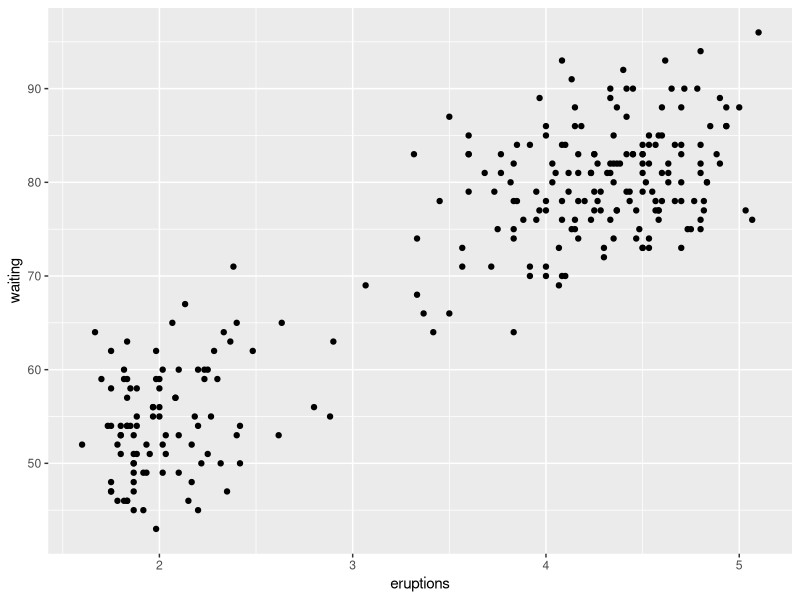
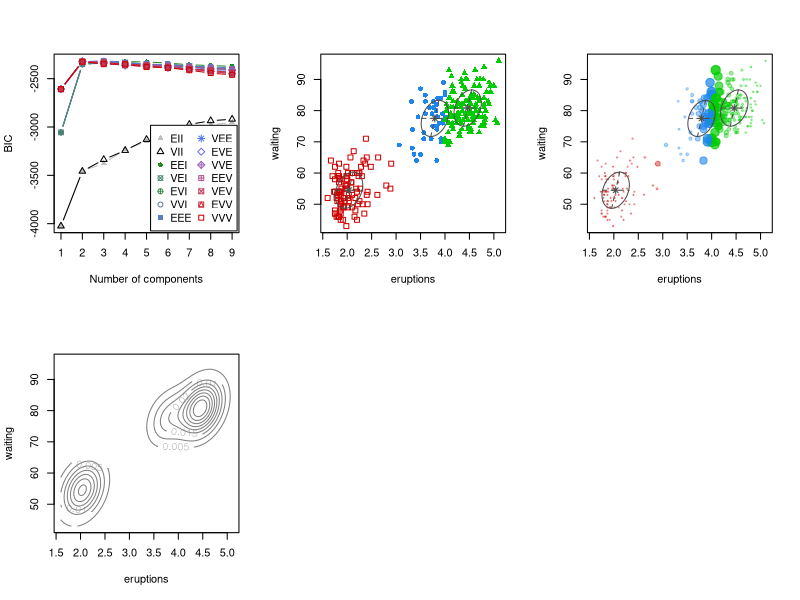

Here is the R script that generated these plots, in order:
## ----first, include=FALSE, purl=TRUE, message=FALSE----------------------
# This code chunk contains R code already described in the previous chapters
# that is required by following examples

## Datasets from packages
# none

## other datasets used
# faithful

#############################
## packages needed: mclust ##
#############################

## ----message=FALSE-------------------------------------------------------
require(mclust)
require(ggplot2)

## ----02g-plotanalysisff--------------------------------------------------
ggp <- ggplot(data=faithful, mapping = aes(x=eruptions, y= waiting)) +
  geom_point()
print(ggp)

faithfulMclust <- Mclust(faithful)
summary(faithfulMclust)

## ----02g-analysissumwithparsff-------------------------------------------
summary(faithfulMclust, parameters = TRUE)

## ----02g-plotsff, fig.height=8,fig.width=10------------------------------
op <- par(mfrow = c(2, 3))
plot(faithfulMclust, what = "BIC")
plot(faithfulMclust, what = "classification")
plot(faithfulMclust, what = "uncertainty")
plot(faithfulMclust, what = "density")
par(op)

## ----02g-helpff, eval=FALSE----------------------------------------------
## ?mclustModelNames

## ----02g-help2ff, eval=FALSE---------------------------------------------
## help(package = "mclust")
